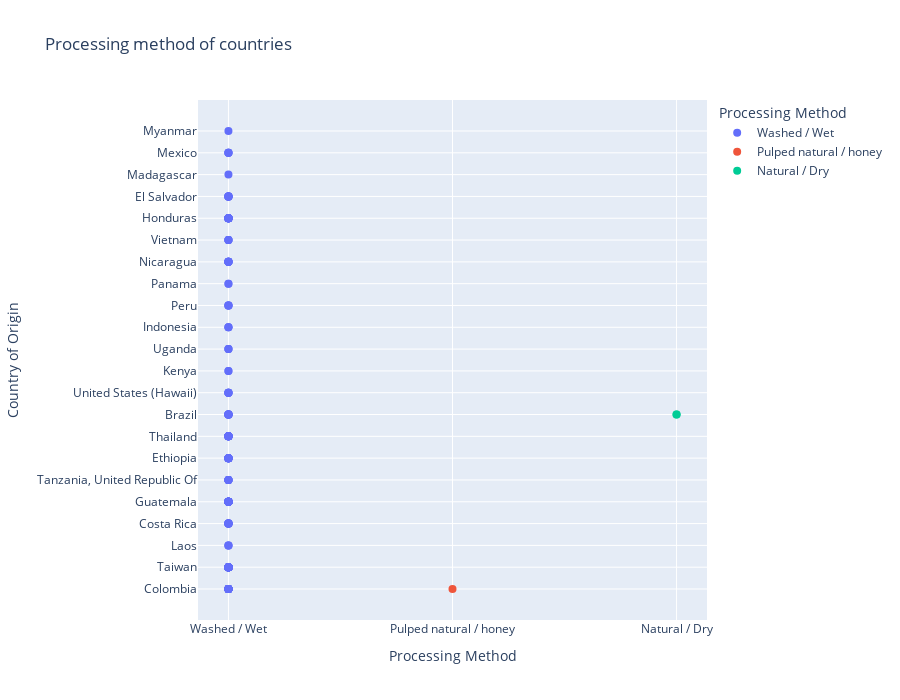

Write notebook code for a chart like this one.
### Code cell
# Popular coffee processing methods per country
fig = px.scatter(df, x="Processing Method", y="Country of Origin",
                 color="Processing Method", title="Processing method of countries", height=700)
fig.update_traces(marker_size=8)

fig.show()

### Figure 1 — Plotly figure (JSON) as saved in the notebook; plotly's stock layout.template omitted (floating-point values rounded to 4 significant figures; data arrays with more than 128 entries replaced by an {"elided": "..."} marker saying what was removed)
{"data": [{"hovertemplate": "Processing Method=%{x}<br>Country of Origin=%{y}<extra></extra>", "legendgroup": "Washed / Wet", "marker": {"color": "#636efa", "size": 8, "symbol": "circle"}, "mode": "markers", "name": "Washed / Wet", "orientation": "v", "showlegend": true, "type": "scatter", "x": {"elided": "204 str values"}, "xaxis": "x", "y": {"elided": "204 str values"}, "yaxis": "y"}, {"hovertemplate": "Processing Method=%{x}<br>Country of Origin=%{y}<extra></extra>", "legendgroup": "Pulped natural / honey", "marker": {"color": "#EF553B", "size": 8, "symbol": "circle"}, "mode": "markers", "name": "Pulped natural / honey", "orientation": "v", "showlegend": true, "type": "scatter", "x": ["Pulped natural / honey"], "xaxis": "x", "y": ["Colombia"], "yaxis": "y"}, {"hovertemplate": "Processing Method=%{x}<br>Country of Origin=%{y}<extra></extra>", "legendgroup": "Natural / Dry", "marker": {"color": "#00cc96", "size": 8, "symbol": "circle"}, "mode": "markers", "name": "Natural / Dry", "orientation": "v", "showlegend": true, "type": "scatter", "x": ["Natural / Dry", "Natural / Dry"], "xaxis": "x", "y": ["Brazil", "Brazil"], "yaxis": "y"}], "layout": {"height": 700, "legend": {"title": {"text": "Processing Method"}, "tracegroupgap": 0}, "title": {"text": "Processing method of countries"}, "xaxis": {"anchor": "y", "categoryarray": ["Washed / Wet", "Pulped natural / honey", "Natural / Dry"], "categoryorder": "array", "domain": [0, 1], "title": {"text": "Processing Method"}}, "yaxis": {"anchor": "x", "domain": [0, 1], "title": {"text": "Country of Origin"}}}}
